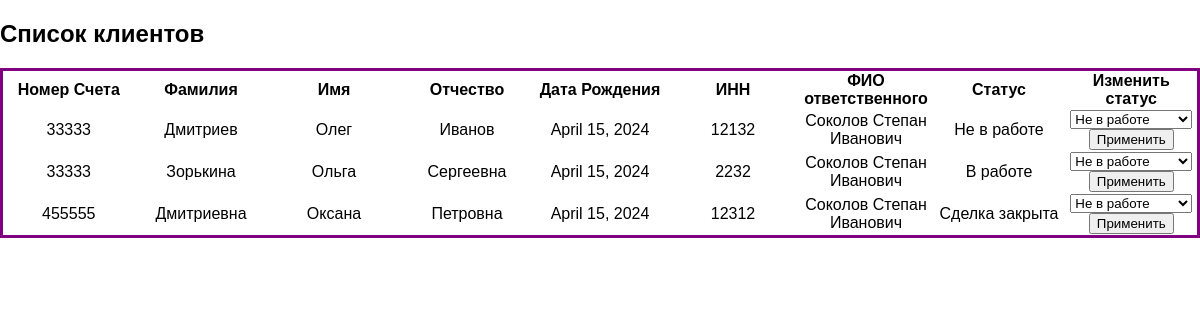
Screenshot of /client_list/ (signed in) with the database file from the repository.
### task/models.py (models this page shows, shortened)
class Client(models.Model):
    acc_num = models.CharField(max_length=128)
    fam = models.CharField(max_length=128)
    name = models.CharField(max_length=128)
    otc = models.CharField(max_length=128,)
    birth_date = models.DateField()
    inn = models.IntegerField()
    respons = models.ForeignKey(User, on_delete=models.CASCADE, related_name='clients')
    STAT_CHOICES = (
        ('Не в работе', 'Не в работе'),
        ('В работе', 'В работе'),
        ('Отказ', 'Отказ'),
        ('Сделка закрыта', 'Сделка закрыта'),
    )
    status = models.CharField(max_length=20, choices=STAT_CHOICES, default='Не в работе')

class UserProfile(models.Model):
    user = models.OneToOneField(User, on_delete=models.CASCADE)
    first_name = models.CharField(max_length=128, default='Иванов')
    last_name = models.CharField(max_length=128, default='Иван')
    middle_name = models.CharField(max_length=128, default='Иванович')

### task/views.py (the view)
# urls.py: path('client_list/', client_list, name='client_list'),
def client_list(request):
    if request.user.is_authenticated:
        clients = Client.objects.filter(respons=request.user)
        return render(request, 'client_list.html', {'clients': clients})
    else:
        return redirect('login')

### task/templates/client_list.html (shortened to what this page needs)
{% extends 'base.html' %}
{% block content %}
    <h2>Список клиентов</h2>
    <table>
        <thead>
            <tr>
                <th>Номер Счета</th>
                <th>Фамилия</th>
                <th>Имя</th>
                <th>Отчество</th>
                <th>Дата Рождения</th>
                <th>ИНН</th>
                <th>ФИО ответственного</th>
                <th>Статус</th>
                <th>Изменить статус</th>
            </tr>
        </thead>
        <tbody>
            {% for client in clients %}
            <tr>
                <td>{{ client.acc_num }}</td>
                <td>{{ client.fam }}</td>
                <td>{{ client.name }}</td>
                <td>{{ client.otc }}</td>
                <td>{{ client.birth_date }}</td>
                <td>{{ client.inn }}</td>
                <td>{{ client.respons.userprofile.first_name }} {{ client.respons.userprofile.last_name }} {{ client.respons.userprofile.middle_name }}</td>
                <td>{{ client.status }}</td>
                <td>
                    <form method="post" action="{% url 'change_status' client.id %}">
                        <select name="status">
                            <option value="Не в работе">Не в работе</option>
                        </select>
                        <button type="submit">Применить</button>
                    </form>
                </td>
            </tr>
            {% endfor %}
        </tbody>
    </table>
{% endblock %}

### task/templates/base.html (shortened to what this page needs)
<!DOCTYPE html>
<html lang="en">
<head>
    {% load static %}
<link rel="stylesheet" type="text/css" href="{% static 'css/styles.css' %}">
</head>
<body>
{% block content %}
{% endblock %}
</body>
</html>

### task/static/css/styles.css (style rules this page uses)
html, body { font-family: 'Arial'; margin: 0; padding: 0; height: 100%; width: auto; }
table { table-layout: fixed; text-align: center; width: 100%; border-collapse: collapse; border: 3px solid purple; }

### rows the page displays
Client: acc_num "33333", fam "Дмитриев", name "Олег", otc "Иванов", birth_date "April 15, 2024", inn "12132", respons.userprofile.first_name "Соколов", respons.userprofile.last_name "Степан", respons.userprofile.middle_name "Иванович", status "Не в работе"
Client: acc_num "33333", fam "Зорькина", name "Ольга", otc "Сергеевна", birth_date "April 15, 2024", inn "2232", respons.userprofile.first_name "Соколов", respons.userprofile.last_name "Степан", respons.userprofile.middle_name "Иванович", status "В работе"
Client: acc_num "455555", fam "Дмитриевна", name "Оксана", otc "Петровна", birth_date "April 15, 2024", inn "12312", respons.userprofile.first_name "Соколов", respons.userprofile.last_name "Степан", respons.userprofile.middle_name "Иванович", status "Сделка закрыта"
